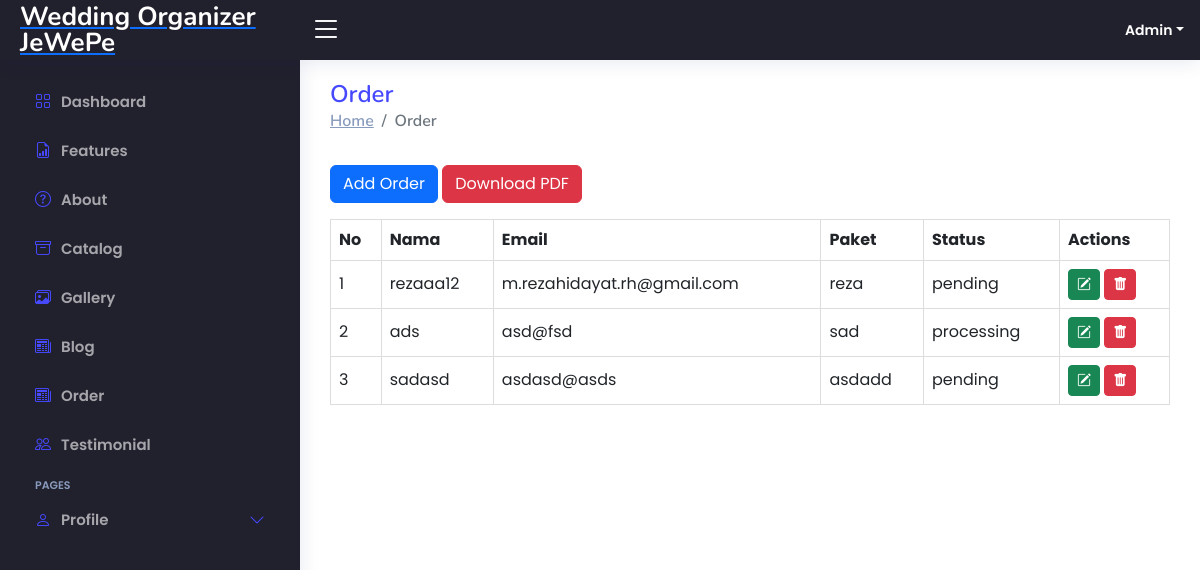
The page /admin/index.php?page=order (signed in) on the database its author committed.
### tables this page shows
CREATE TABLE `order` (
  `id` int NOT NULL,
  `nama` varchar(255) NOT NULL,
  `email` varchar(255) NOT NULL,
  `paket` varchar(255) NOT NULL,
  `deskripsi` text,
  `status` enum('pending','processing','completed','cancelled') NOT NULL,
  `created_at` timestamp NULL DEFAULT CURRENT_TIMESTAMP
);

### admin/page/order.php (the view, shortened to what this page needs)
<?php
require __DIR__ . '/../../db-connect.php';
?>
<!DOCTYPE html>
<html lang="en">
<head>
    <link href="../assets/css/style.css" rel="stylesheet">
    <link href="../../vendor/bootstrap/css/bootstrap.min.css" rel="stylesheet">
    <link rel="stylesheet" href="https://cdn.jsdelivr.net/npm/bootstrap-icons@1.10.3/font/bootstrap-icons.css">
</head>
<body>
<div class="pagetitle">
    <h1>Order</h1>
    <nav>
        <ol class="breadcrumb">
            <li class="breadcrumb-item"><a href="index.php?page=dashboard">Home</a></li>
            <li class="breadcrumb-item active">Order</li>
        </ol>
    </nav>
</div>
<?php
$query = "SELECT * FROM `order` ORDER BY id ASC";
$result = mysqli_query($koneksi2, $query);
$num_rows = mysqli_num_rows($result);
?>
<section class="section dashboard">
    <a href="index.php?page=add-order" class="btn btn-primary my-3">Add Order</a>
    <button onclick="window.print();" class="btn btn-danger my-3">Download PDF</button>
    <div class="row">
        <?php
        if ($num_rows > 0) {
            $no = 1;
            ?>
            <div class="table-responsive">
                <table class="report-table">
                    <thead>
                        <tr>
                            <th>No</th>
                            <th>Nama</th>
                            <th>Email</th>
                            <th>Paket</th>
                            <th>Status</th>
                            <th class="no-print">Actions</th>
                        </tr>
                    </thead>
                    <tbody>
                    <?php
                        while ($row = mysqli_fetch_assoc($result)) {
                            ?>
                            <tr>
                                <td><?php echo $no++; ?></td>
                                <td><?php echo $row['nama']; ?></td>
                                <td><?php echo $row['email']; ?></td>
                                <td><?php echo $row['paket']; ?></td>
                                <td><?php echo $row['status']; ?></td>
                                <td class="no-print">
                                    <a href="index.php?page=edit-order&id=<?php echo $row['id']; ?>" class="btn btn-success btn-sm"><i class="bi bi-pencil-square"></i></a>
                                    <form action="order.php" method="get" style="display:inline;">
                                    <a href="../action.php?act=delete-order&id=<?php echo $row['id']; ?>" class="btn btn-danger btn-sm" onclick="return confirm('Are you sure you want to delete this order?')"><i class="bi bi-trash-fill"></i></a>
                                    </form>
                                </td>
                            </tr>
                            <?php
                        }
                        ?>
                    </tbody>
                </table>
            </div>
            <?php
        } else {
            echo "<p>No orders available.</p>";
        }
        ?>
    </div>
</section>
</body>
</html>

### assets/css/style.css (style rules this page uses)
:root { --main-color: rgba(70, 73, 254); --second-color: rgba(33, 32, 45, 1); --main-font-color: rgba(255, 255, 255, 1); --second-font-color: rgba(255, 255, 255, 0.6); --main-font: "Poppins", sans-serif; --second-font: "Kaushan Script", cursive; }
* { padding: 0; margin: 0; }
body { font-family: var(--main-font) !important; font-weight: 400; }

### admin/page/order.php (style rules this page uses)
.report-table th, .report-table td { padding: 8px; border: 1px solid #ddd; text-align: left; }
.report-table { width: 100%; border-collapse: collapse; }

### rows shown on the page
order: nama "rezaaa12", email "m.rezahidayat.rh@gmail.com", paket "reza", status "pending"
order: nama "ads", email "asd@fsd", paket "sad", status "processing"
order: nama "sadasd", email "asdasd@asds", paket "asdadd", status "pending"
